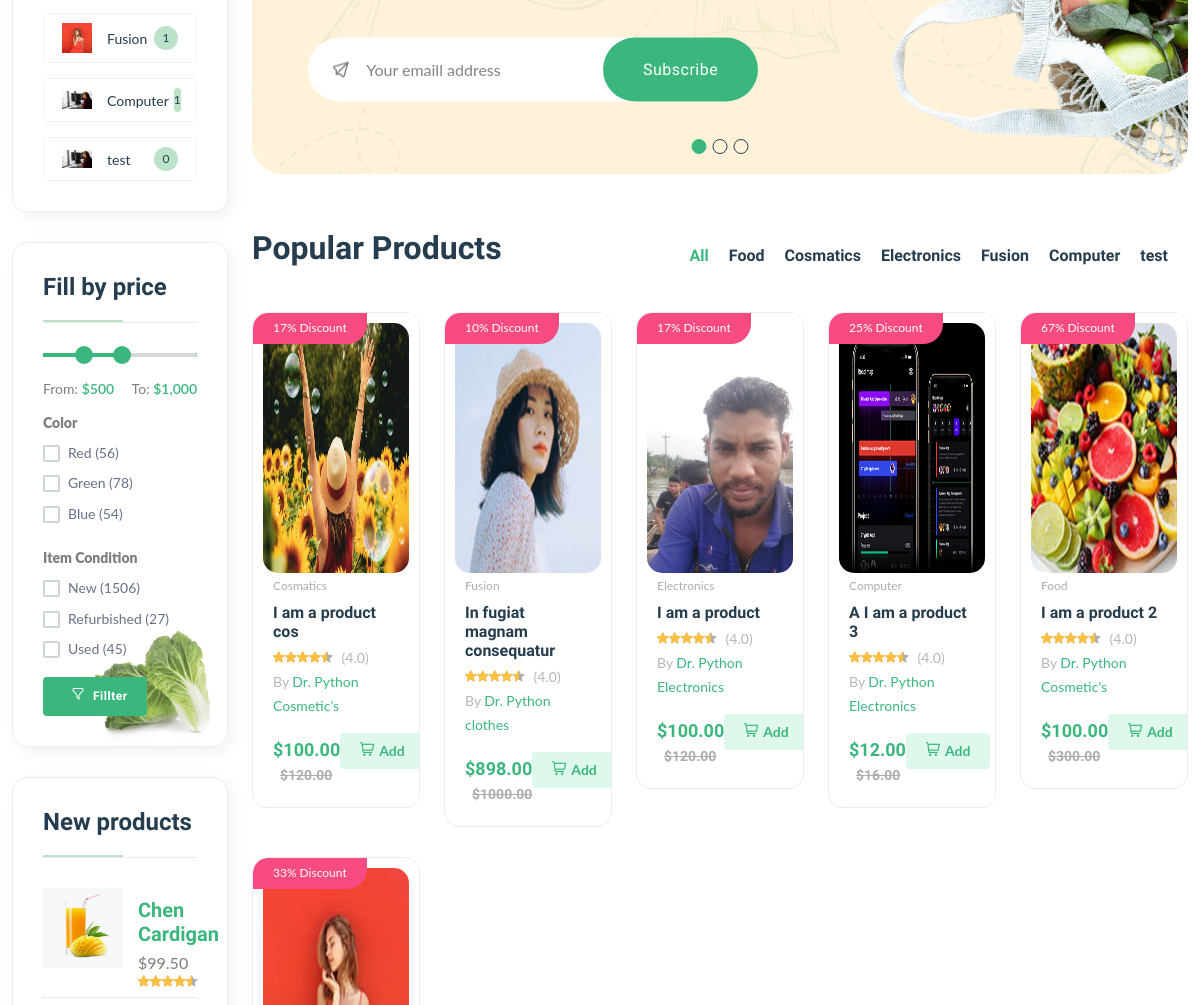
The app's page / (middle part), older data.
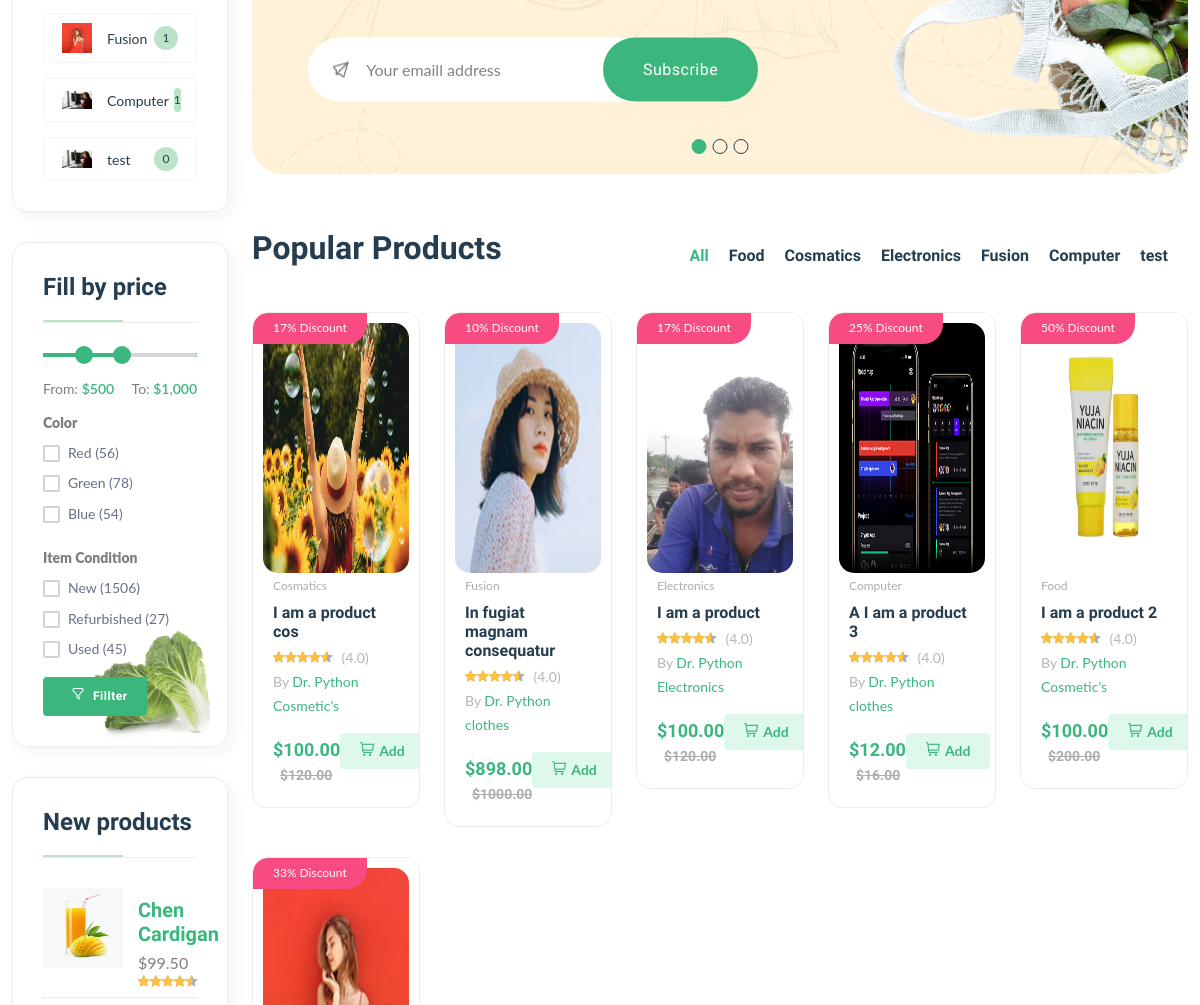
The same page, newer data.
### core/models.py (models this page shows, shortened)
class Category(models.Model):
    cid = ShortUUIDField(unique=True, length=10, max_length=20, prefix='cat', alphabet='abcdefghijklmnop1234567890')#catabc123d45e
    title = models.CharField(max_length=100)
    image = models.ImageField(upload_to='category')
    class Meta:
        verbose_name = 'Category'
        verbose_name_plural = 'Categories'
    def __str__(self):
        return self.title

class Product(models.Model):
    pid = ShortUUIDField(unique=True, length=10, max_length=20, prefix='prd', alphabet='abcdefghijklmnop1234567890')
    user = models.ForeignKey(User, on_delete=models.SET_NULL, null=True)
    vendor = models.ForeignKey(Vendor, on_delete=models.SET_NULL, null=True, related_name='vendor')
    category = models.ForeignKey(Category, on_delete=models.SET_NULL, null=True, related_name='category')
    title = models.CharField(max_length=100, default = 'I am a product')
    image = models.ImageField(upload_to=user_directory_path, default='product.jpg')
    description = RichTextUploadingField(null=True, blank=True, default='I am an ammezing product')
    price = models.DecimalField(max_digits=9999, decimal_places=2, default=100)
    old_price = models.DecimalField(max_digits=9999, decimal_places=2, default=120)
    tags = TaggableManager(blank=True)
    spacifications = RichTextUploadingField(null=True, blank=True)
    type = models.CharField(max_length=100, default = 'Organic')
    stock_count = models.CharField(max_length=100, default = '10')
    life = models.CharField(max_length=100, default = '100 Days')
    mfd = models.DateTimeField(auto_now_add=False, null=True, blank=True)
    product_status = models.CharField(choices=STATUS, max_length=20, default="in-review")
    status = models.BooleanField(default=True)
    in_stock = models.BooleanField(default=True)
    fetured = models.BooleanField(default=False)
    digital = models.BooleanField(default=False)
    sku = ShortUUIDField(unique=True, length=5, max_length=10, prefix='sku', alphabet='1234567890')
    date = models.DateTimeField(auto_now_add=True)
    updated = models.DateTimeField(null=True, blank=True)
    class Meta:
        verbose_name = 'Product'
        verbose_name_plural = 'Products'
    def get_parcentage(self):
        discount = (self.old_price-self.price)*100/self.old_price
        return discount

class Vendor(models.Model):
    vid = ShortUUIDField(unique=True, length=10, max_length=20, prefix='ven', alphabet='abcdefghijklmnop1234567890')
    title = models.CharField(max_length=100, default = 'I am a vendor')
    image = models.ImageField(upload_to=user_directory_path, default='vendor.jpg')
    description = models.TextField(null=True, blank=True, default='I am an ammezing vendor')
    user = models.ForeignKey(User, on_delete=models.SET_NULL, null=True)
    address = models.CharField(max_length=100, default='Bottrish, Kishoreganj')
    contact = models.CharField(max_length=100, default='+880 1781 355 377')
    chat_res_time = models.CharField(max_length=100, default='100')
    shipping_on_time = models.CharField(max_length=100, default='100')
    authenticate_rating = models.CharField(max_length=100, default='100')
    days_return = models.CharField(max_length=100, default='100')
    warranty_period = models.CharField(max_length=100, default='100')
    joined = models.DateField(auto_now_add=True, null= True, blank=True)
    class Meta:
        verbose_name = 'Vendor'
        verbose_name_plural = 'Vendors'
    def __str__(self):
        return self.title

### core/views.py (the view)
# urls.py: path('', index, name='home'),
def index(request):
    products = Product.objects.filter(product_status='published', status=True).order_by('-id')
    categories = Category.objects.all()
    context = {
        'products': products,
        'categories': categories,
    }
    return render(request, 'core/index.html', context)

### core/context_processors.py (called while the page is built)
def default(request):
    categories = Category.objects.all()
    cat1 = Category.objects.all()[::2]
    cat2 = Category.objects.all()[1::2]
    return {
        'categories': categories,
        'cat1': cat1,
        'cat2': cat2,
    }

### templates/core/index.html (shortened to what this page needs)
{% extends 'core/partial/base.html' %}
{% load static %}
{% block content %}
    <main class="main">
        <div class="container mb-30">
            <div class="row flex-row-reverse">
                <div class="col-lg-4-5">
                    <section class="home-slider position-relative mb-30">
                        <div class="home-slide-cover mt-30">
                            <div class="hero-slider-1 style-4 dot-style-1 dot-style-1-position-1">
                                <div class="single-hero-slider single-animation-wrap" style="background-image: url({% static 'assets/imgs/slider/slider-1.png' %})">
                                    <div class="slider-content">
                                        <form class="form-subcriber d-flex">
                                            <input type="email" placeholder="Your emaill address" />
                                            <button class="btn" type="submit">Subscribe</button>
                                        </form>
                                    </div>
                                </div>
                            </div>
                        </div>
                    </section>
                    <section class="product-tabs section-padding position-relative">
                        <div class="section-title style-2">
                            <h3>Popular Products</h3>
                            <ul class="nav nav-tabs links" id="myTab" role="tablist">
                                <li class="nav-item" role="presentation">
                                    <button class="nav-link active" id="nav-tab-one" data-bs-toggle="tab" data-bs-target="#tab-one" type="button" role="tab" aria-controls="tab-one" aria-selected="true">All</button>
                                </li>
                                {% for c in categories %}
                                <li class="nav-item" role="presentation">
                                    <button class="nav-link" id="nav-tab-two" data-bs-toggle="tab" data-bs-target="#{{ c.cid }}" type="button" role="tab" aria-controls="tab-two" aria-selected="false">{{ c.title }}</button>
                                </li>
                                {% endfor %}
                            </ul>
                        </div>
                        <div class="tab-content" id="myTabContent">
                            <div class="tab-pane fade show active" id="tab-one" role="tabpanel" aria-labelledby="tab-one">
                                <div class="row product-grid-4">
                                    {% for product in products %}
                                    <div class="col-lg-1-5 col-md-4 col-12 col-sm-6">
                                        <div class="product-cart-wrap mb-30">
                                            <div class="product-img-action-wrap">
                                                <div class="product-img product-img-zoom">
                                                    <a href="{% url 'core:product-details' product.pid %}">
                                                        <img class="default-img img_img" src="{{product.image.url}}" alt="" />
                                                    </a>
                                                </div>
                                                <div class="product-badges product-badges-position product-badges-mrg">
                                                    <span class="hot">{{ product.get_parcentage|floatformat:0 }}% Discount</span>
                                                </div>
                                            </div>
                                            <div class="product-content-wrap">
                                                <div class="product-category">
                                                    <a href="shop-grid-right.html">{{ product.category }}</a>
                                                </div>
                                                <h2><a href="{% url 'core:product-details' product.pid %}">{{product.title}}</a></h2>
                                                <div class="product-rate-cover">
                                                    <div class="product-rate d-inline-block">
                                                        <div class="product-rating" style="width: 90%"></div>
                                                    </div>
                                                    <span class="font-small ml-5 text-muted"> (4.0)</span>
                                                </div>
                                                <div>
                                                    <span class="font-small text-muted">By <a href="{% url 'core:vendor-details' product.vendor.vid %}">{{product.vendor}}</a></span>
                                                </div>
                                                <div class="product-card-bottom">
                                                    <div class="product-price">
                                                        <span>${{product.price}}</span>
                                                        <span class="old-price">${{product.old_price}}</span>
                                                    </div>
                                                    <div class="add-cart">
                                                        <a class="add" href="shop-cart.html"><i class="fi-rs-shopping-cart mr-5"></i>Add </a>
                                                    </div>
                                                </div>
                                            </div>
                                        </div>
                                    </div>
                                    {% endfor %}
                                </div>
                            </div>
                        </div>
                    </section>
                </div>
                <div class="col-lg-1-5 primary-sidebar sticky-sidebar pt-30">
                    <div class="sidebar-widget widget-category-2 mb-30">
                        <ul>
                            {% for category in categories %}
                            <li>
                                <a href="{% url 'core:product-list-cat-wise' category.cid %}"> <img src="{{ category.image.url }}" alt="" />{{ category.title }}</a><span class="count">{{ category.category.count }}</span>
                            </li>
                            {% endfor %}
                        </ul>
                    </div>
                    <div class="sidebar-widget price_range range mb-30">
                        <h5 class="section-title style-1 mb-30">Fill by price</h5>
                        <div class="price-filter">
                            <div class="price-filter-inner">
                                <div id="slider-range" class="mb-20"></div>
                                <div class="d-flex justify-content-between">
                                    <div class="caption">From: <strong id="slider-range-value1" class="text-brand"></strong></div>
                                    <div class="caption">To: <strong id="slider-range-value2" class="text-brand"></strong></div>
                                </div>
                            </div>
                        </div>
                        <div class="list-group">
                            <div class="list-group-item mb-10 mt-10">
                                <label class="fw-900">Color</label>
                                <div class="custome-checkbox">
                                    <label class="form-check-label" for="exampleCheckbox1"><span>Red (56)</span></label>
                                    <br />
                                    <label class="form-check-label" for="exampleCheckbox2"><span>Green (78)</span></label>
                                    <br />
                                    <label class="form-check-label" for="exampleCheckbox3"><span>Blue (54)</span></label>
                                </div>
                                <label class="fw-900 mt-15">Item Condition</label>
                                <div class="custome-checkbox">
                                    <label class="form-check-label" for="exampleCheckbox11"><span>New (1506)</span></label>
                                    <br />
                                    <label class="form-check-label" for="exampleCheckbox21"><span>Refurbished (27)</span></label>
                                    <br />
                                    <label class="form-check-label" for="exampleCheckbox31"><span>Used (45)</span></label>
                                </div>
                            </div>
                        </div>
                        <a href="shop-grid-right.html" class="btn btn-sm btn-default"><i class="fi-rs-filter mr-5"></i> Fillter</a>
                    </div>
                    <div class="sidebar-widget product-sidebar mb-30 p-30 bg-grey border-radius-10">
                        <h5 class="section-title style-1 mb-30">New products</h5>
                        <div class="single-post clearfix">
                            <div class="image">
                                <img src="{% static 'assets/imgs/shop/thumbnail-3.jpg' %}" alt="#" />
                            </div>
                            <div class="content pt-10">
                                <h5><a href="shop-product-detail.html">Chen Cardigan</a></h5>
                                <p class="price mb-0 mt-5">$99.50</p>
                                <div class="product-rate">
                                    <div class="product-rating" style="width: 90%"></div>
                                </div>
                            </div>
                        </div>
                    </div>
                </div>
            </div>
        </div>
    </main>
{% endblock content %}

### templates/core/partial/base.html (shortened to what this page needs)
{% load static %}
<!DOCTYPE html>
<html class="no-js" lang="en">
<head>
    <link rel="stylesheet" href="{% static 'assets/css/plugins/slider-range.css' %}" />
    <link rel="stylesheet" href="{% static 'assets/css/main.css' %}" />
</head>
<body>
    {% block content %}
    {% endblock content %}
</body>
</html>

Row changes from the older to the newer data that the page shows:
changed Product "A I am a product 3": vendor "Dr. Python Electronics" → "Dr. Python clothes"
changed Product "I am a product 2": image: a different picture; get_parcentage "67" → "50"; old_price "300.00" → "200.00"
